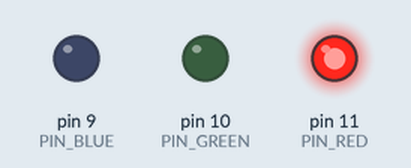
This sketch was run on a simulated Arduino Uno, built with avr-gcc and run on an emulated ATmega328P. Parts: output pins drawn as LEDs (lit = HIGH).

Above: at 0.5 s.
At 2.5 s:
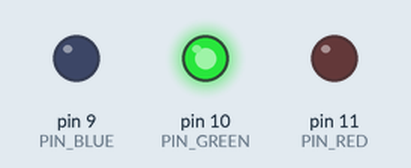
At 3.5 s:
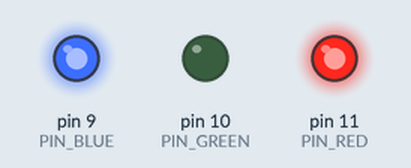
At 4.5 s:
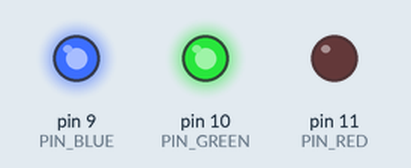
At 6.5 s:
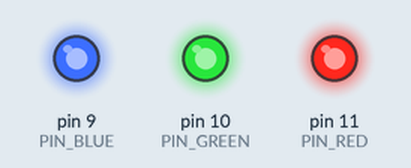
At 9.5 s:
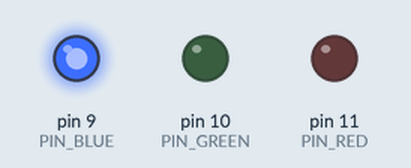
Timing chart, 0 to 10.4 s (numbered marks = the images above):
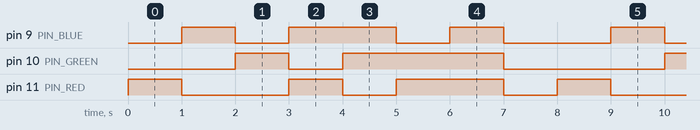

The sketch:

LED_RGD.ino
```cpp
/*
  Ejemplo 5
  LED RGD.
  @skatalites
*/

#define PIN_RED 11
#define PIN_GREEN 10
#define PIN_BLUE 9

#define DELAY 1000


void setup() {
  pinMode(PIN_GREEN, OUTPUT);
  pinMode(PIN_BLUE, OUTPUT);
  pinMode(PIN_RED, OUTPUT);
}

void loop() {

  digitalWrite(PIN_GREEN,  LOW);
  digitalWrite(PIN_BLUE,   LOW);
  digitalWrite(PIN_RED,   HIGH);

  delay(DELAY);

  digitalWrite(PIN_GREEN,  LOW);
  digitalWrite(PIN_BLUE,  HIGH);
  digitalWrite(PIN_RED,    LOW);

  delay(DELAY);

  digitalWrite(PIN_GREEN, HIGH);
  digitalWrite(PIN_BLUE,   LOW);
  digitalWrite(PIN_RED,    LOW);

  delay(DELAY);

  digitalWrite(PIN_GREEN, LOW);
  digitalWrite(PIN_BLUE,  HIGH);
  digitalWrite(PIN_RED,   HIGH);

  delay(DELAY);

  digitalWrite(PIN_GREEN, HIGH);
  digitalWrite(PIN_BLUE,  HIGH);
  digitalWrite(PIN_RED,    LOW);

  delay(DELAY);

  digitalWrite(PIN_GREEN,  HIGH);
  digitalWrite(PIN_BLUE,    LOW);
  digitalWrite(PIN_RED,    HIGH);

  delay(DELAY);

  digitalWrite(PIN_GREEN,  HIGH);
  digitalWrite(PIN_BLUE,   HIGH);
  digitalWrite(PIN_RED,    HIGH);

  delay(DELAY);

  digitalWrite(PIN_GREEN,  LOW);
  digitalWrite(PIN_BLUE,   LOW);
  digitalWrite(PIN_RED,    LOW);

  delay(DELAY);
}
```

Measured:
- by itself, pin 9 (PIN_BLUE): repeats every 8.0 s: LOW 1.0 s, HIGH 2.0 s, LOW 1.0 s, HIGH 1.0 s, LOW 2.0 s, HIGH 1.0 s
- by itself, pin 10 (PIN_GREEN): repeats every 8.0 s: LOW 1.0 s, HIGH 3.0 s, LOW 3.0 s, HIGH 1.0 s
- by itself, pin 11 (PIN_RED): repeats every 8.0 s: LOW 2.0 s, HIGH 1.0 s, LOW 1.0 s, HIGH 2.0 s, LOW 1.0 s, HIGH 1.0 s
